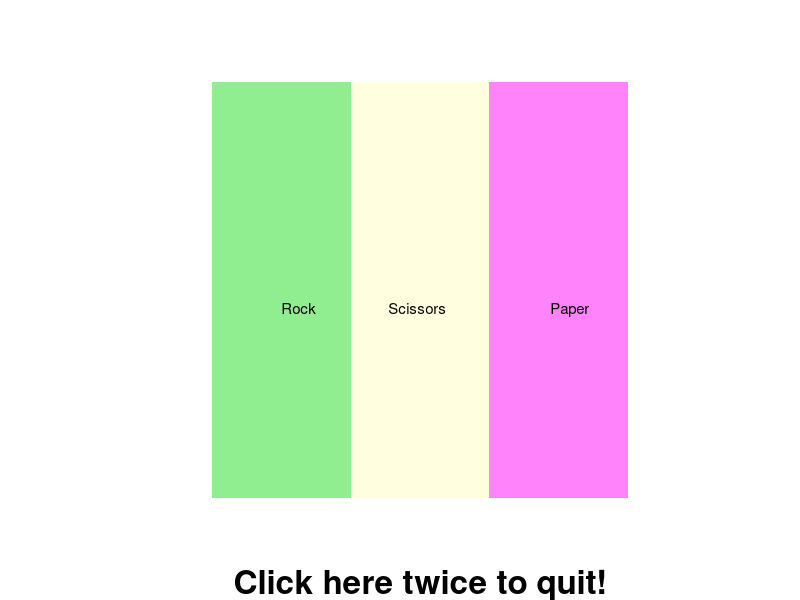

Recreate this plot in R. (Note: this script raises an error after producing the figure.)
##########################################
# 
# Play Rock-Paper-Scissors with R
# Series:
# Little Useless-useful R functions #8
# Created: November 11, 2020
# Author: Tomaz Kastrun
# Blog: tomaztsql.wordpress.com
# V.1.0

# Changelog: 
#        - adding x11()
###########################################


#################################### 
##### Input bet as a function  #####
####################################


play_RPS <- function(bet) {
  bets <- c("R","P", "S") 
  if(bet %in% bets){
    
    solution_df <- data.frame(combo=c("RP", "PR", "PS", "SP", "RS", "SR", "PP", "RR", "SS"), win = c("01","10", "01","10", "10", "01", "00","00","00") )
    REngine <- sample(bets,1)  
    combo <- paste0(REngine,bet, collapse="")
    res <-solution_df[ which(solution_df$combo==combo),2]
    if (res=="10"){
      res_print <<- print(paste0("You lost. Your bet: ",bet ,". Computer draw: ", REngine), collapse="")
    } else if(res=="00"){
      res_print <<-print(paste0("It's a tie! Your bet: ",bet ,". Computer draw: ", REngine), collapse="")
    }else {
      res_print <<- print(paste0("You win! Your bet: ",bet ,". Computer draw: ", REngine), collapse="")
    }
  }
  else {
    print("Please input valid bet!")
  }
}


# Run test
play_RPS("R")


##############################
##### Using x11  ############
##############################


### Navigating through x11 with play_RPS function
## Concept/part of code of using x11() function by Darren Tsai
click <- function(rock.paper.scissors=defaultRPS){
  
  while(length(place.na)==9){
    mouse.at <- locator(n = 1, type = "o") 
    x.at <- round(mouse.at$x)
    y.at <- round(mouse.at$y)
    if(all(is.na(place.na))){
      defaultRPS <<- rock.paper.scissors()
    }else if(x.at > 3.5 | x.at < 0.5 | y.at > 3.5 | y.at < 0.5){
      r <<- r + 1
      #title(sub=list("Click outside:Quit/inside:Restart", col="black", font=2, cex=2), line=2)
      if(r==2){
        dev.off()
        break
      }
    }else{
      if(r==1){
        defaultRPS <<- rock.paper.scissors()
      }else{
        if(x.at==1){ res_print <<- play_RPS("R") 
          title(sub=list(res_print, col="black", font=0.4, cex=2.0), line=2)}
        if(x.at==2){ play_RPS("S") 
          title(sub=list(res_print, col="black", font=0.4, cex=2.0), line=2)}
        if(x.at==3){ play_RPS("P") 
          title(sub=list(res_print, col="black", font=0.4, cex=2.0), line=2)}
      }
      Sys.sleep(1)
      defaultRPS <<- rock.paper.scissors()
    }
  }
}


#### Board 
rock.paper.scissors <- function(){
  place.na <<- matrix(1:9, 3, 3)
  value <<- matrix(-3, 3, 3)
  k <<- 1 ; r <<- 0
  image(1:3, 1:3, matrix(1:9, 3, 3), asp=c(1, 1), xaxt="n", yaxt="n", xlab="", ylab="", frame=FALSE, col=c("lightgreen", "lightYellow", "orchid1","lightgreen", "lightYellow", "orchid1","lightgreen", "lightYellow", "orchid1"))
  mtext(side=1, line=-10, at=1.0, adj=0, cex=0.9, 'Rock                  Scissors                          Paper') #change
  title(sub=list("Click here twice to quit!", col="black", font=2, cex=2), line=4)
  }

### Start with x11 
start_game <- function(){
  x11()
  defaultRPS <<- rock.paper.scissors() 
  click()
}

########################
#### Start the game ####
########################

start_game()

 
